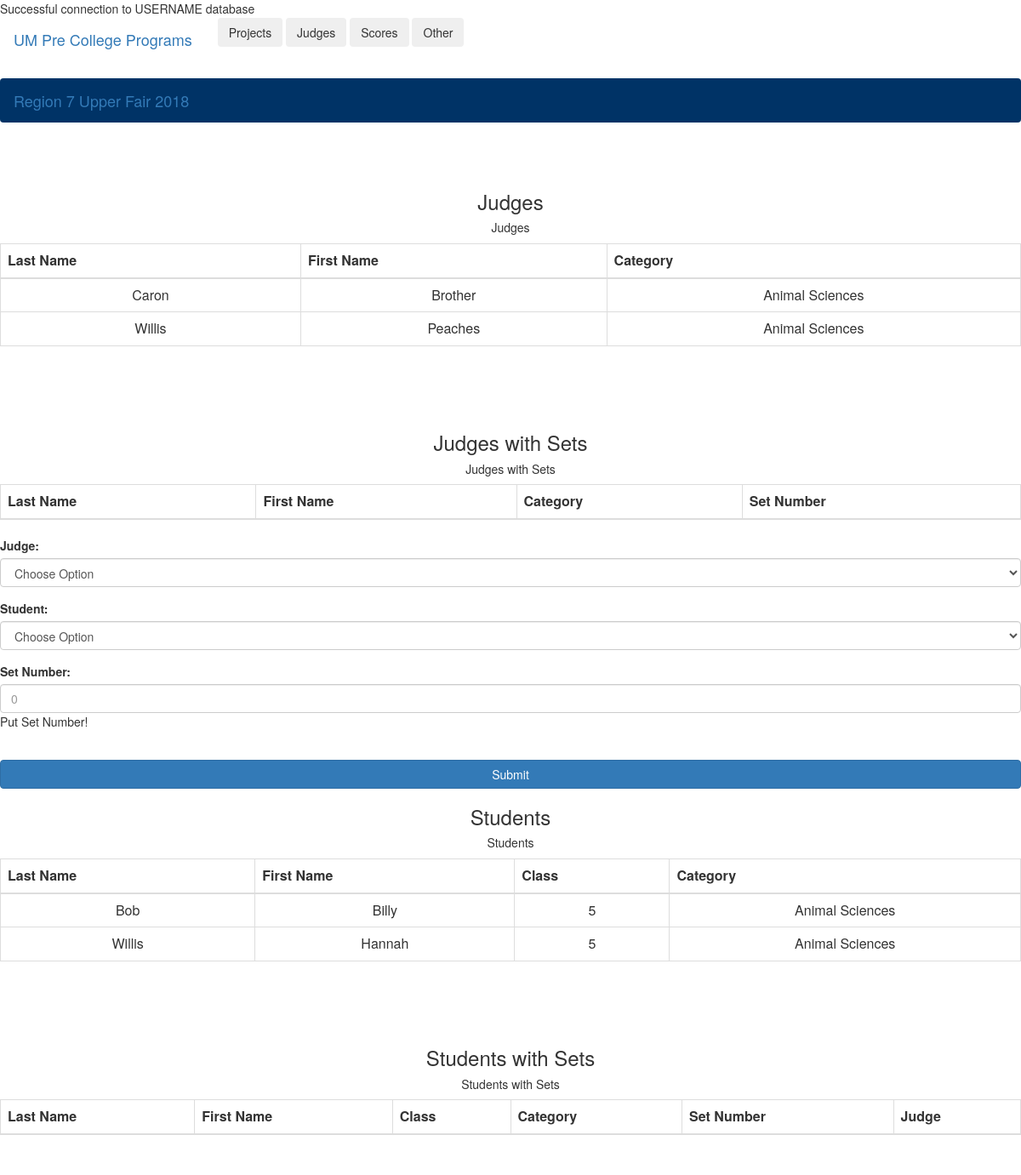
The page /CRUDsp/addSets.php?id=1&cid=600 on the database its author committed.
### tables this page shows
CREATE TABLE Judge (
    JudgeID int NOT NULL AUTO_INCREMENT,
    LName varchar(50) NOT NULL,
    FName varchar(50) NOT NULL,
    Email varchar(50) NOT NULL,
    CONSTRAINT Judge_pk PRIMARY KEY (JudgeID)
);

CREATE TABLE Category (
    CategoryID int NOT NULL,
    Description varchar(120) NOT NULL,
    CONSTRAINT Category_pk PRIMARY KEY (CategoryID)
);

CREATE TABLE Registration (
    RegistrationID int NOT NULL AUTO_INCREMENT,
    LName varchar(50) NOT NULL,
    FName varchar(50) NOT NULL,
    ProjTitle varchar(255) NOT NULL,
    Continuation varchar(3) NOT NULL,
    NumYears int NOT NULL,
    Age int NOT NULL,
    Gender varchar(10) NOT NULL,
    City varchar(45) NOT NULL,
    State varchar(2) NOT NULL,
    Zip int NOT NULL,
    AdultSponsor varchar(100) NOT NULL,
    WheelchairAccess varchar(3) NULL,
    FKFairID int NOT NULL,
    FKSchoolID int NOT NULL,
    FKCategoryID int NOT NULL,
    FKClassID int NOT NULL,
    Score1 int NULL,
    Score2 int NULL,
    Total decimal(4,1) NULL,
    ZScore1 decimal(10,8) NULL,
    ZScore2 decimal(10,8) NULL,
    AverageZ decimal(10,8) NULL,
    Rank int NULL,
    CONSTRAINT Registration_pk PRIMARY KEY (RegistrationID)
);

CREATE TABLE Class (
    ClassID int NOT NULL AUTO_INCREMENT,
    Class int NOT NULL,
    Grade int NOT NULL,
    CONSTRAINT Class_pk PRIMARY KEY (ClassID)
);

### CRUDsp/addSets.php (the view, shortened to what this page needs)
<DOCTYPE! html>
<html lang="en">
<?php
	require_once("included_functions.php");
	$mysqli = db_connection();
	if (isset($_POST["submit"])) {
		if ((isset($_POST['judge']) && $_POST['judge'] !== "") && (isset($_POST['student']) && $_POST['student'] !== "") && (isset($_POST['setNumber']) && $_POST['setNumber'] !== "") && (isset($_GET['id']) && $_GET['id'] != "") && (isset($_GET['cid']) && $_GET['cid'] != "")) {
			$ID = $_GET['id'];
			$CID = $_GET['cid'];
			$query = "Insert into JudgeRegistrant(FKSetJudgeID, FKRegistrationID, SetNumber) ";
			$query .= "Value(".$_POST['judge'].", ".$_POST['student'].", ".$_POST['setNumber'].")";
			$result = $mysqli->query($query);
			if ($result) {
				$_SESSION["message"] = "Set has been added.";
	            header("Location: addSets.php?id=".$ID."&cid=".$CID);
	            exit;
			} else {
				$_SESSION["message"] = "Error! Set could not be added.";
	            header("Location: FairHome.php?id=".$ID);
	            exit;
			}
		} else {
			$_SESSION["message"] = "Error! Fill in all information.";
	        header("Location: SFindex.php");
	        exit;
		}
	} else {
		if ((isset($_GET['id']) && $_GET['id'] != "") && (isset($_GET['cid']) && $_GET['cid'] != "")) {
			$ID = $_GET['id'];
			$CID = $_GET['cid'];
			$query1 = "Select * from Fair where FairID = ".$ID;
			$result = $mysqli->query($query1);
			if ($result && $result->num_rows > 0) {
				$query = "Select LName, FName, Description from SetJudge ";
				$query .= "inner join Judge on FKJudgeID = JudgeID ";
				$query .= "inner join Category on FKCategoryID = CategoryID ";
				$query .= "inner join Fair on FKFairID = FairID ";
				$query .= "where FairID = ".$ID." and CategoryID = ".$CID." order by LName";
				$result = $mysqli->query($query);
				echo "<div class='container-fluid'>";
				echo "<br /><br />";
				echo "<div class='row'>";
				echo "<div class='col-4 text-center'>";
				if ($result) {
					echo "<head>";
					echo "<h3 class='d-none d-md-block'>Judges</h3>";
		            echo "<h5 class='d-md-none'>Judges</h5>";
		            echo "</head>";
		            echo "<div class='table-responsive'>";
					echo "<table class='table table-bordered table-hover'>";
					echo "<thead class='thead-dark text-center'>";
					echo "<tr>";
					echo "<th scope='col'>Last Name</th>";
					echo "<th scope='col'>First Name</th>";
					echo "<th scope='col'>Category</th>";
					echo "</tr>";
					echo "</thead>";
					echo "<tbody>";
					while ($row = $result->fetch_assoc()) {
						echo "<tr>";
						echo "<td class='text-center'>".$row['LName']."</td>";
						echo "<td class='text-center'>".$row['FName']."</td>";
						echo "<td class='text-center'>".$row['Description']."</td>";
						echo "</tr>";
					}
					echo "</tbody>";
					echo "</table>";
					echo "</div>";
				} else {
					$_SESSION["message"] = "Error! Judges could not be found.";
	            	header("Location: FairHome.php?id=".$ID);
	            	exit;
				}
				echo "<br /><br /><br />";
				$query = "Select distinct FairID, SetJudgeID, LName, FName, Description, SetNumber ";
				$query .= "from JudgeRegistrant ";
				$query .= "inner join SetJudge on FKSetJudgeID = SetJudgeID ";
				$query .= "inner join Judge on FKJudgeID = JudgeID ";
				$query .= "inner join Category on FKCategoryID = CategoryID ";
				$query .= "inner join Fair on FKFairID = FairID ";
				$query .= "where FairID = ".$ID." and CategoryID = ".$CID." order by LName";
				$result = $mysqli->query($query);
				if ($result) {
					echo "<head>";
					echo "<h3 class='d-none d-md-block'>Judges with Sets</h3>";
		            echo "<h5 class='d-md-none'>Judges with Sets</h5>";
		            echo "</head>";
		            echo "<div class='table-responsive'>";
					echo "<table class='table table-bordered table-hover'>";
					echo "<thead class='thead-dark text-center'>";
					echo "<tr>";
					echo "<th scope='col'>Last Name</th>";
					echo "<th scope='col'>First Name</th>";
					echo "<th scope='col'>Category</th>";
					echo "<th scope='col'>Set Number</th>";
					echo "</tr>";
					echo "</thead>";
					echo "</table>";
					echo "</div>";
				} else {
					$_SESSION["message"] = "Error! Judges could not be found.";
	            	header("Location: FairHome.php?id=".$ID);
	            	exit;
				}
				echo "</div>";
				echo "<div class='col-4'>";
				echo "<form name='addform' method='POST' class='needs-validation' action='addSets.php?id=".$ID."&cid=".$CID."' novalidate>";
                $query = "Select SetJudgeID, LName, FName, Description from SetJudge ";
				$query .= "inner join Judge on FKJudgeID = JudgeID ";
				$query .= "inner join Category on FKCategoryID = CategoryID ";
				$query .= "inner join Fair on FKFairID = FairID ";
				$query .= "where FairID = ".$ID." and CategoryID = ".$CID." order by LName";
                $result = $mysqli->query($query);
                if ($result && $result->num_rows > 0) {
                    echo "<div class='form-row'>";
                    echo "<div class='form-group col'>";
                    echo "<label>Judge:</label>";
                    echo "<select class='form-control' id='judge' name='judge' required>";
                    echo "<option value=''>Choose Option</option>";
                    echo "</select>";
                    echo "</div>";
                    echo "</div>";
                } else {
                    echo "<h2>Class not Available</h2>";
                }
                $query = "Select RegistrationID, LName, FName, Class, Description from Registration ";
				$query .= "inner join Category on FKCategoryID = CategoryID ";
				$query .= "inner join Fair on FKFairID = FairID ";
				$query .= "inner join Class on FKClassID = ClassID ";
				$query .= "where FairID = ".$ID." and CategoryID = ".$CID." order by LName and Class";
                $result = $mysqli->query($query);
                if ($result && $result->num_rows > 0) {
                    echo "<div class='form-row'>";
                    echo "<div class='form-group col'>";
                    echo "<label>Student:</label>";
                    echo "<select class='form-control' id='student' name='student' required>";
                    echo "<option value=''>Choose Option</option>";
                    echo "</select>";
                    echo "</div>";
                    echo "</div>";
                } else {
                    echo "<h2>Class not Available</h2>";
                }
                echo "<div class='form-row'>";
                echo "<div class='form-group col'>";
                echo "<label>Set Number:</label>";
                echo "<input type='number' class='form-control' id='setNumber' name='setNumber' placeholder='0' required>";
                echo "<div class='invalid-feedback'>Put Set Number!</div>";
                echo "</div>";
                echo "</div>";
                echo "<br />";
                echo "<button type='submit' name='submit' class='btn btn-primary btn-block'>Submit</button>";
                echo "</form>";
                echo "</div>";
				$query = "Select LName, FName, Class, Description from Registration ";
				$query .= "inner join Category on FKCategoryID = CategoryID ";
				$query .= "inner join Fair on FKFairID = FairID ";
				$query .= "inner join Class on FKClassID = ClassID ";
				$query .= "where FairID = ".$ID." and CategoryID = ".$CID." order by LName and Class";
				$result = $mysqli->query($query);
				echo "<div class='col-4 text-center'>";
				if ($result) {
					echo "<head>";
					echo "<h3 class='d-none d-md-block'>Students</h3>";
		            echo "<h5 class='d-md-none'>Students</h5>";
		            echo "</head>";
		            echo "<div class='table-responsive'>";
					echo "<table class='table table-bordered table-hover'>";
					echo "<thead class='thead-dark text-center'>";
					echo "<tr>";
					echo "<th scope='col'>Last Name</th>";
					echo "<th scope='col'>First Name</th>";
					echo "<th scope='col'>Class</th>";
					echo "<th scope='col'>Category</th>";
					echo "</tr>";
					echo "</thead>";
					echo "<tbody>";
					while ($row = $result->fetch_assoc()) {
						echo "<tr>";
						echo "<td class='text-center'>".$row['LName']."</td>";
						echo "<td class='text-center'>".$row['FName']."</td>";
						echo "<td class='text-center'>".$row['Class']."</td>";
						echo "<td class='text-center'>".$row['Description']."</td>";
						echo "</tr>";
					}
					echo "</tbody>";
					echo "</table>";
					echo "</div>";
				} else {
					$_SESSION["message"] = "Error! Students could not be found.";
	            	header("Location: FairHome.php?id=".$ID);
	            	exit;
				}
				echo "<br /><br /><br />";
				$query = "Select FairID, RegistrationID, Registration.LName as `LName`, ";
				$query .= "Registration.FName as `FName`, Class, Description, SetNumber, ";
				$query .= "CONCAT(Judge.FName, ' ', Judge.LName) as `JudgeName` ";
				$query .= "from JudgeRegistrant ";
				$query .= "inner join Registration on FKRegistrationID = RegistrationID ";
				$query .= "inner join Category on FKCategoryID = CategoryID ";
				$query .= "inner join Fair on FKFairID = FairID ";
				$query .= "inner join Class on FKClassID = ClassID ";
				$query .= "inner join SetJudge on FKSetJudgeID = SetJudgeID ";
				$query .= "inner join Judge on FKJudgeID = JudgeID ";
				$query .= "where FairID = ".$ID." and CategoryID = ".$CID." order by LName";
				$result = $mysqli->query($query);
				if ($result) {
					echo "<head>";
					echo "<h3 class='d-none d-md-block'>Students with Sets</h3>";
		            echo "<h5 class='d-md-none'>Students with Sets</h5>";
		            echo "</head>";
		            echo "<div class='table-responsive'>";
					echo "<table class='table table-bordered table-hover'>";
					echo "<thead class='thead-dark text-center'>";
					echo "<tr>";
					echo "<th scope='col'>Last Name</th>";
					echo "<th scope='col'>First Name</th>";
					echo "<th scope='col'>Class</th>";
					echo "<th scope='col'>Category</th>";
					echo "<th scope='col'>Set Number</th>";
					echo "<th scope='col'>Judge</th>";
					echo "</tr>";
					echo "</thead>";
					echo "</table>";
					echo "</div>";
				} else {
					$_SESSION["message"] = "Error! Students could not be found.";
	            	header("Location: FairHome.php?id=".$ID);
	            	exit;
				}
				echo "</div>";
				echo "</div>";
				echo "</div>";
			} else {
				$_SESSION["message"] = "Error! Fair could not be found.";
	            header("Location: SFindex.php");
	            exit;
			}
		} else {
			$_SESSION["message"] = "Error! Variables not set";
	        header("Location: SFindex.php");
	        exit;
		}
	}
?>
<br /><br /><br />
 </html>

### rows shown on the page
judge: LName "Caron", FName "Brother", category.Description "Animal Sciences"
judge: LName "Willis", FName "Peaches", category.Description "Animal Sciences"
registration: LName "Bob", FName "Billy", FKClassID.Class "5", FKCategoryID.Description "Animal Sciences"
registration: LName "Willis", FName "Hannah", FKClassID.Class "5", FKCategoryID.Description "Animal Sciences"

### other values the page prints
USERNAME "USERNAME"
$name "Region 7 Upper Fair 2018"
